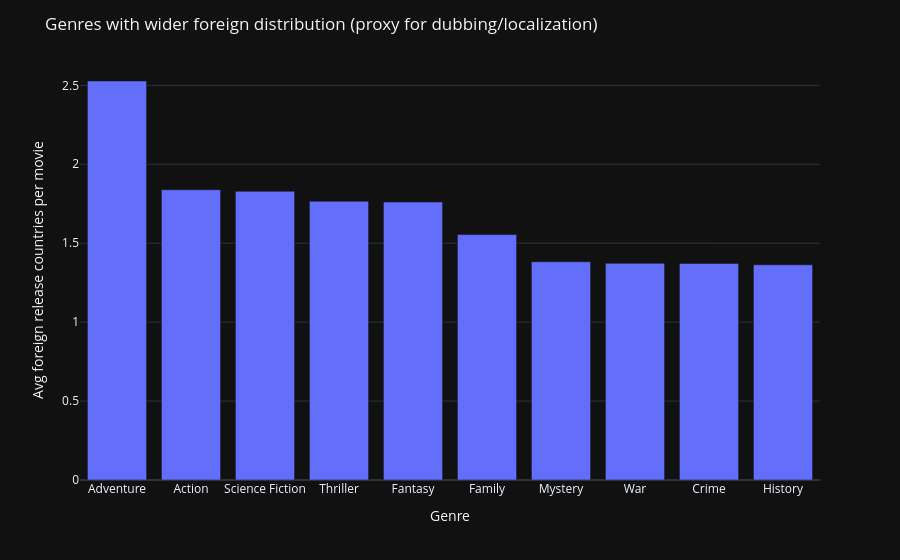

This figure's notebook cell:
### Markdown cell above
### Chart

### Code cell
# ---------------------------
# 6. Generi più "doppiati"
# proxy: release in paesi diversi dalla produzione
# versione ottimizzata
# ---------------------------

#!!!!!!!!!!!!!!!!!!!!!!!!!!! Serve? Perchè credo sia almeno imparte lo stesso codice di sopra

import pandas as pd
import plotly.express as px

# ==== data ====

# 1) togli duplicati per non contare due volte lo stesso film-paese
df_releases = df_releases.drop_duplicates(subset=["id", "country"])
df_countries = df_countries.drop_duplicates(subset=["id", "country"])

# 2) raggruppa paesi di produzione e di release
prod_per_film = df_countries.groupby("id")["country"].agg(list)
release_per_film = df_releases.groupby("id")["country"].agg(list)

# 3) metti insieme produzione e release
loc_df = pd.merge(
    prod_per_film,
    release_per_film,
    on="id",
    how="outer",
    suffixes=("_prod", "_rel")
).fillna("")

# 4) converti in set
loc_df["country_prod"] = loc_df["country_prod"].apply(lambda x: set(x) if isinstance(x, list) else set())
loc_df["country_rel"] = loc_df["country_rel"].apply(lambda x: set(x) if isinstance(x, list) else set())

# 5) paesi di release che NON sono paesi di produzione
loc_df["n_foreign_releases"] = (loc_df["country_rel"] - loc_df["country_prod"]).apply(len)

# 6) unisci ai generi
df_gen = df_genres.merge(
    loc_df[["n_foreign_releases"]],
    on="id",
    how="left"
).fillna(0)

# 7) aggrega per genere
genre_local_stats = (
    df_gen.groupby("genre")
          .agg(
              avg_foreign_releases=("n_foreign_releases", "mean"),
              total_foreign_releases=("n_foreign_releases", "sum"),
              n_movies=("id", "nunique")
          )
          .reset_index()
          .sort_values(by="avg_foreign_releases", ascending=False)
)

# tieni i 10 più "internazionali"
top_genre_local = genre_local_stats.head(10)

# ==== chart ====

fig = px.bar(
    top_genre_local,
    x="genre",
    y="avg_foreign_releases",
    custom_data=["genre", "avg_foreign_releases", "total_foreign_releases", "n_movies"],
)

fig.update_traces(
    hovertemplate=(
        "Genre: %{customdata[0]}<br>"
        "Avg foreign releases: %{customdata[1]:.2f}<br>"
        "Total foreign releases: %{customdata[2]}<br>"
        "Movies in genre: %{customdata[3]}<extra></extra>"
    )
)

fig.update_layout(
    title="Genres with wider foreign distribution (proxy for dubbing/localization)",
    xaxis_title="Genre",
    yaxis_title="Avg foreign release countries per movie",
    template="plotly_dark"
)

fig.show()

### Figure 1 — Plotly figure (JSON) as saved in the notebook; plotly's stock layout.template omitted (floating-point values rounded to 4 significant figures)
{"data": [{"customdata": [["Adventure", 2.528, 58370.0, 23093], ["Action", 1.839, 76660.0, 41695], ["Science Fiction", 1.829, 38780.0, 21209], ["Thriller", 1.766, 82500.0, 46726], ["Fantasy", 1.761, 39240.0, 22280], ["Family", 1.555, 42770.0, 27511], ["Mystery", 1.382, 29570.0, 21394], ["War", 1.373, 14770.0, 10758], ["Crime", 1.371, 48700.0, 35507], ["History", 1.363, 23190.0, 17008]], "hovertemplate": "Genre: %{customdata[0]}<br>Avg foreign releases: %{customdata[1]:.2f}<br>Total foreign releases: %{customdata[2]}<br>Movies in genre: %{customdata[3]}<extra></extra>", "legendgroup": "", "marker": {"color": "#636efa", "pattern": {"shape": ""}}, "name": "", "orientation": "v", "showlegend": false, "textposition": "auto", "x": ["Adventure", "Action", "Science Fiction", "Thriller", "Fantasy", "Family", "Mystery", "War", "Crime", "History"], "xaxis": "x", "y": [2.528, 1.839, 1.829, 1.766, 1.761, 1.555, 1.382, 1.373, 1.371, 1.363], "yaxis": "y", "type": "bar"}], "layout": {"xaxis": {"anchor": "y", "domain": [0.0, 1.0], "title": {"text": "Genre"}}, "yaxis": {"anchor": "x", "domain": [0.0, 1.0], "title": {"text": "Avg foreign release countries per movie"}}, "legend": {"tracegroupgap": 0}, "margin": {"t": 60}, "barmode": "relative", "title": {"text": "Genres with wider foreign distribution (proxy for dubbing/localization)"}}}
